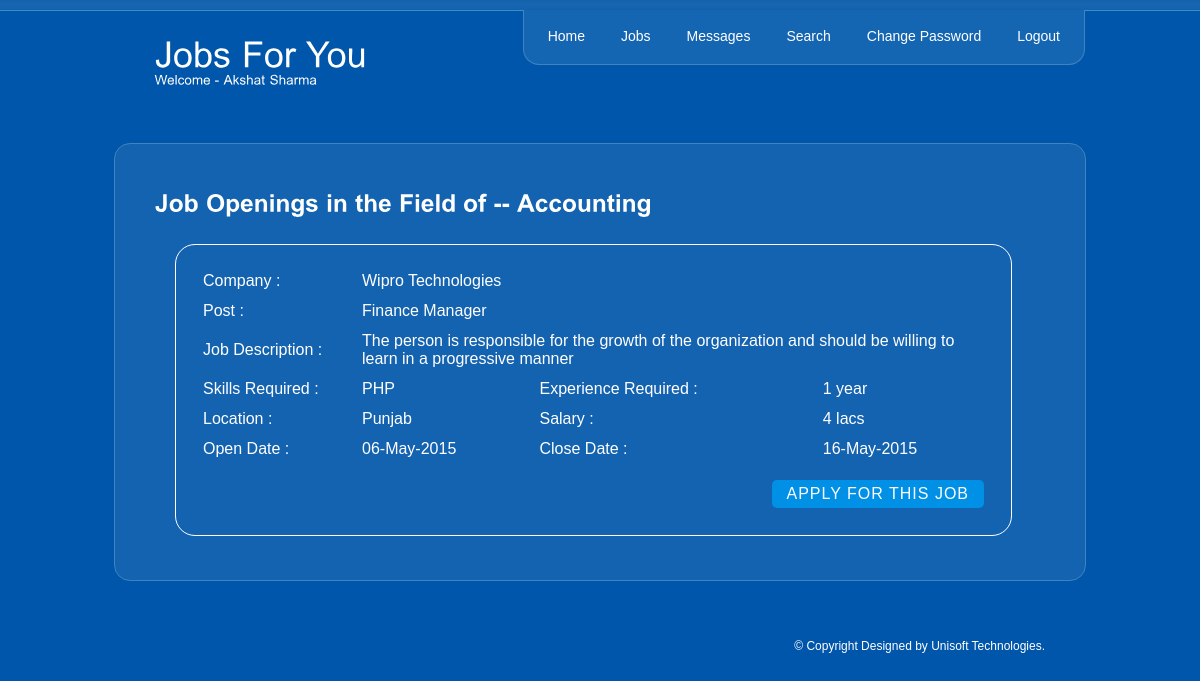
/seeker/jobs.php (signed in), run on the app's committed database.
### tables this page shows
CREATE TABLE `jobs` (
  `JobId` int(10) UNSIGNED NOT NULL,
  `ProviderId` int(10) UNSIGNED NOT NULL,
  `AreaOfWork` varchar(45) NOT NULL,
  `Post` varchar(50) NOT NULL,
  `JobDescription` varchar(1000) NOT NULL,
  `ExperienceRequired` varchar(20) NOT NULL,
  `SkillsRequired` varchar(45) NOT NULL,
  `JobLocation` varchar(40) NOT NULL,
  `Salary` varchar(45) NOT NULL,
  `OpenDate` date NOT NULL,
  `CloseDate` date NOT NULL
);

CREATE TABLE `job_providers` (
  `ProviderId` int(10) UNSIGNED NOT NULL,
  `UserName` varchar(40) NOT NULL,
  `CompanyName` varchar(45) NOT NULL,
  `Address` varchar(100) NOT NULL,
  `City` varchar(45) NOT NULL,
  `Country` varchar(45) NOT NULL,
  `Website` varchar(45) NOT NULL,
  `HRName` varchar(45) NOT NULL,
  `HREmail` varchar(45) NOT NULL,
  `HRPhone` varchar(45) NOT NULL,
  `Logo` varchar(50) NOT NULL
);

### DBManager.class.php (called while the page is built, shortened)
<?php
class DBManager {
    public static function getConnection(){
        $db = @mysqli_connect(self::SERVER_NAME, self::USER_NAME, self::PASSWORD, self::DATABASE_NAME) or die('<h3>The server is currently Down, Please try later.</h3>');
        return $db;
    }
    public static function getJobProvider($providerId){
        $db = self::getConnection();
        $query = "select * from job_providers where ProviderId='$providerId'";
        $result = mysqli_query($db,$query);
        $row = mysqli_fetch_assoc($result);
        $jp = new JobProvider();
        $jp->providerId = $row["ProviderId"];
        $jp->userName = $row["UserName"];
        $jp->companyName = $row["CompanyName"];
        $jp->address = $row["Address"];
        $jp->city = $row["City"];
        $jp->country = $row["Country"];
        $jp->website = $row["Website"];
        $jp->hrname = $row["HRName"];
        $jp->hremail = $row["HREmail"];
        $jp->hrphone = $row["HRPhone"];
        $jp->logo = $row["Logo"];
        return $jp;
    }
    public static function getJobs($areaOfWork){
        $list = array();
        $db = self::getConnection();
        $query = "select * from jobs where AreaOfWork='$areaOfWork'";
        $result = mysqli_query($db,$query);
        while($row = mysqli_fetch_assoc($result)){
            $job = new Job();
            $job->jobId = $row["JobId"];
            $job->providerId = $row["ProviderId"];
            $job->areaOfWork = $row["AreaOfWork"];
            $job->post = $row["Post"];
            $job->jobDescription = $row["JobDescription"];
            $job->skillsRequired = $row["SkillsRequired"];
            $job->experienceRequired = $row["ExperienceRequired"];
            $job->jobLocation = $row["JobLocation"];
            $job->salary = $row["Salary"];
            $job->openDate = strtotime($row["OpenDate"]);
            $job->closeDate = strtotime($row["CloseDate"]);
            $list[] = $job;
        }
        return $list;
    }
    public static function getJobApplications($seekerId){
        $jobId = array();
        $db = self::getConnection();
        $query = "select JobId from applications where SeekerId=$seekerId";
        $result = mysqli_query($db,$query);
        return $jobId;
    }
}

### seeker/jobs.php (the view, shortened to what this page needs)
<?php
    $seeker = $_SESSION['seeker'];
    $list = DBManager::getJobs($seeker->areaOfWork);
    $applications = DBManager::getJobApplications($seeker->seekerId);
?>
<html xmlns="http://www.w3.org/1999/xhtml">
    <head>
        <link href="../styles/style1.css" rel="stylesheet" type="text/css" />
    </head>
    <body>
        <div class="main">
            <div class="header">
                <div class="header_resize">
                    <div class="logo"><h1><a href="index.php">Jobs For You<br /><small>Welcome - <?php echo $_SESSION["name"]?></small></a></h1></div>
                    <div class="menu_nav">
                        <ul>
                            <li><a href="index.php"><span>Home</span></a></li>
                            <li><a href="jobs.php"><span>Jobs</span></a></li>
                            <li><a href="view_messages.php"><span>Messages</span></a></li>
                            <li><a href="search_jobs.php"><span>Search</span></a> </li>
                            <li><a href="change_password.php"><span><span>Change Password</span></span></a></li>
                            <li><a href="logout.php"><span><span>Logout</span></span></a></li>
                        </ul>
                    </div>
                </div>
            </div>
            <div class="content">
                <div class="content_resize">
                    <h2>Job Openings in the Field of -- <?php echo $seeker->areaOfWork;?></h2>
                    <?php foreach ($list as $job) {
                        $jp = DBManager::getJobProvider($job->providerId);
                    ?>
                    <table style="width: 90%; border-radius: 20px; padding: 20px; border: 1px solid white; margin: 20px" cellpadding="5">
                        <tr>
                            <td width="20%">Company : </td>
                            <td colspan="3"><?php echo $jp->companyName;?></td>
                        </tr>
                        <tr>
                            <td width="20%">Post : </td>
                            <td colspan="3"><?php echo $job->post;?></td>
                        </tr>
                        <tr>
                            <td>Job Description : </td>
                            <td colspan="3"><?php echo $job->jobDescription;?></td>
                        </tr>
                        <tr>
                            <td>Skills Required : </td>
                            <td><?php echo $job->skillsRequired;?></td>
                            <td>Experience Required : </td>
                            <td><?php echo $job->experienceRequired;?></td>
                        </tr>
                        <tr>
                            <td>Location : </td>
                            <td><?php echo $job->jobLocation;?></td>
                            <td>Salary : </td>
                            <td><?php echo $job->salary;?></td>
                        </tr>
                        <tr>
                            <td>Open Date : </td>
                            <td><?php echo date('d-M-Y',$job->openDate);?></td>
                            <td>Close Date : </td>
                            <td><?php echo date('d-M-Y',$job->closeDate);?></td>
                        </tr>
                        <tr>
                            <td colspan="4" align="right">
                                <?php
                                    if(array_search($job->jobId, $applications)){
                                ?>
                                <h2>Application Sent.</h2>
                                <?php }else{ ?>
                                <a class="link-style" href="apply.php?providerId=<?php echo $job->providerId?>&jobId=<?php echo $job->jobId?>">Apply for this Job</a>
                                <?php } ?>
                            </td>
                        </tr>
                    </table>
                    <?php } ?>
                </div>
            </div>
            </div>
            <div class="footer">
                <div class="footer_resize">
                <p class="lf">&copy; Copyright Designed by Unisoft Technologies.</a></p>
                </div>
            </div>
    </body>
</html>

### styles/style1.css (style rules this page uses)
body { margin:0; padding:0; width:100%; color:#fff; font:normal 12px/1.8em Arial, Helvetica, sans-serif; }
html, .main { padding:0; margin:0; background-color:#0056aa; }
h1 { margin:0; padding:0; color:#fff; font:normal 36px/1.2em Arial, Helvetica, sans-serif; }
h1 a, h1 a:hover { color:#fff; text-decoration:none; }
h1 small { font:normal 13px/1.2em Arial, Helvetica, sans-serif; }
h2 { font:bold 24px Arial, Helvetica, sans-serif; color:#fff; padding:8px 0; margin:8px 0; }
p { margin:8px 0; padding:0 0 8px 0; font:normal 12px/1.8em Arial, Helvetica, sans-serif; }
a { color:#fff; text-decoration:none; }
.content_resize { border-radius:16px; -moz-border-radius:16px; -webkit-border-radius:16px; }
.header, .content, .menu_nav, .fbg, .footer, form, ol, ol li, ul, .content .mainbar, .content .sidebar { margin:0; padding:0; }
.content_resize, .fbg_resize, .footer_resize { margin:0 auto; padding:0 40px; width:890px; }
.header { background:url(images/bg.gif) repeat-x top; padding-top:10px; }
.header_resize { margin:0 auto; padding:0; width:970px; }
.header .logo { padding:28px 0 32px 40px; float:left; width:auto; }
.menu_nav { padding:12px 12px 12px 0; float:right; width:auto; border:1px solid #3f83c0; border-top:none; background-color:#1566b2; }
.menu_nav { border-bottom-right-radius:16px; -moz-border-radius-bottomright:16px; -webkit-border-bottom-right-radius:16px; border-bottom-left-radius:16px; -moz-border-radius-bottomleft:16px; -webkit-border-bottom-left-radius:16px; }
.menu_nav ul { list-style:none; }
.menu_nav ul li { margin:0 0 0 12px; float:left; background:url(images/menu_bg.gif) no-repeat right center; }
.menu_nav ul li a { display:block; margin:0; padding:4px 12px; color:#fff;text-decoration:none; font-size:14px; font-weight:normal; }
.content { padding:24px 0; }
.content_resize { padding:32px 0 24px 40px; width:930px; background-color:#1463b0; border:1px solid #3f83c0; }
.footer { padding:28px 0 20px; }
.footer p.lf { margin:0; padding:4px 0; float:right; width:auto; line-height:1.5em; }
.link-style { display: inline-block; margin-top: 10px; padding: 5px 15px; background: #0091E6; border-radius: 5px; letter-spacing: 1px; text-decoration: none; text-transform: uppercase; color: #FFFFFF; }

### data on the page
jobs: ProviderId.CompanyName "Wipro Technologies", Post "Finance Manager", JobDescription "The person is responsible for the growth of the organization and should be willing to learn in a progressive manner", SkillsRequired "PHP", ExperienceRequired "1 year", JobLocation "Punjab", Salary "4 lacs", OpenDate "06-May-2015", CloseDate "16-May-2015"
